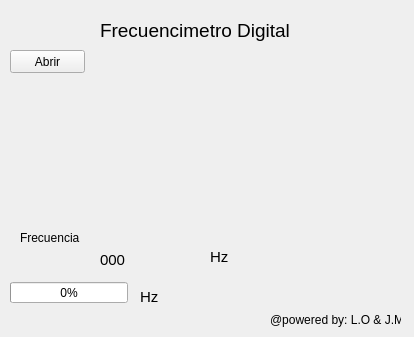
<?xml version="1.0" encoding="UTF-8"?>
<ui version="4.0">
 <class>Widget</class>
 <widget class="QWidget" name="Widget">
  <property name="geometry">
   <rect>
    <x>0</x>
    <y>0</y>
    <width>414</width>
    <height>337</height>
   </rect>
  </property>
  <property name="windowTitle">
   <string>Widget</string>
  </property>
  <widget class="QPushButton" name="pushButton">
   <property name="geometry">
    <rect>
     <x>10</x>
     <y>50</y>
     <width>75</width>
     <height>23</height>
    </rect>
   </property>
   <property name="text">
    <string>Abrir</string>
   </property>
  </widget>
  <widget class="QLabel" name="conect">
   <property name="geometry">
    <rect>
     <x>30</x>
     <y>70</y>
     <width>81</width>
     <height>16</height>
    </rect>
   </property>
   <property name="text">
    <string/>
   </property>
  </widget>
  <widget class="QProgressBar" name="Progres">
   <property name="geometry">
    <rect>
     <x>10</x>
     <y>282</y>
     <width>118</width>
     <height>21</height>
    </rect>
   </property>
   <property name="value">
    <number>0</number>
   </property>
  </widget>
  <widget class="QLabel" name="Title">
   <property name="geometry">
    <rect>
     <x>100</x>
     <y>0</y>
     <width>201</width>
     <height>61</height>
    </rect>
   </property>
   <property name="font">
    <font>
     <pointsize>14</pointsize>
    </font>
   </property>
   <property name="text">
    <string>Frecuencimetro Digital</string>
   </property>
  </widget>
  <widget class="QLabel" name="sign">
   <property name="geometry">
    <rect>
     <x>270</x>
     <y>310</y>
     <width>131</width>
     <height>20</height>
    </rect>
   </property>
   <property name="text">
    <string>@powered by: L.O &amp; J.M</string>
   </property>
  </widget>
  <widget class="QLabel" name="tag">
   <property name="geometry">
    <rect>
     <x>20</x>
     <y>230</y>
     <width>71</width>
     <height>16</height>
    </rect>
   </property>
   <property name="text">
    <string>Frecuencia </string>
   </property>
  </widget>
  <widget class="QLabel" name="sufPS1">
   <property name="geometry">
    <rect>
     <x>140</x>
     <y>290</y>
     <width>47</width>
     <height>13</height>
    </rect>
   </property>
   <property name="font">
    <font>
     <pointsize>11</pointsize>
    </font>
   </property>
   <property name="text">
    <string>Hz</string>
   </property>
  </widget>
  <widget class="QLabel" name="sufF1">
   <property name="geometry">
    <rect>
     <x>210</x>
     <y>250</y>
     <width>47</width>
     <height>13</height>
    </rect>
   </property>
   <property name="font">
    <font>
     <pointsize>11</pointsize>
    </font>
   </property>
   <property name="text">
    <string>Hz</string>
   </property>
  </widget>
  <widget class="QLabel" name="label">
   <property name="geometry">
    <rect>
     <x>100</x>
     <y>250</y>
     <width>101</width>
     <height>20</height>
    </rect>
   </property>
   <property name="font">
    <font>
     <pointsize>11</pointsize>
    </font>
   </property>
   <property name="text">
    <string>000</string>
   </property>
  </widget>
 </widget>
 <layoutdefault spacing="6" margin="11"/>
 <resources/>
 <connections/>
</ui>
